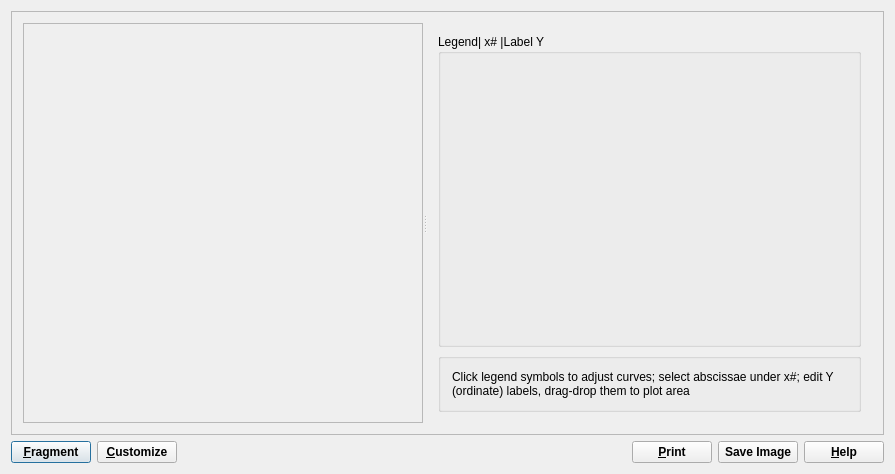
<?xml version="1.0" encoding="UTF-8"?>
<ui version="4.0">
 <class>GraphDialogData</class>
 <widget class="QDialog" name="GraphDialogData">
  <property name="windowModality">
   <enum>Qt::WindowModal</enum>
  </property>
  <property name="geometry">
   <rect>
    <x>0</x>
    <y>0</y>
    <width>895</width>
    <height>471</height>
   </rect>
  </property>
  <property name="font">
   <font>
    <pointsize>9</pointsize>
   </font>
  </property>
  <property name="windowTitle">
   <string>GEM-Selektor v.3 Graphics Dialog</string>
  </property>
  <property name="modal">
   <bool>false</bool>
  </property>
  <layout class="QGridLayout" name="gridLayout">
   <item row="0" column="0" colspan="6">
    <widget class="QFrame" name="framePrn">
     <property name="sizePolicy">
      <sizepolicy hsizetype="Expanding" vsizetype="Expanding">
       <horstretch>0</horstretch>
       <verstretch>0</verstretch>
      </sizepolicy>
     </property>
     <property name="frameShape">
      <enum>QFrame::StyledPanel</enum>
     </property>
     <property name="frameShadow">
      <enum>QFrame::Raised</enum>
     </property>
     <layout class="QHBoxLayout" name="horizontalLayout">
      <item>
       <widget class="QSplitter" name="splitter">
        <property name="orientation">
         <enum>Qt::Horizontal</enum>
        </property>
        <widget class="QFrame" name="plotFrame">
         <property name="sizePolicy">
          <sizepolicy hsizetype="Expanding" vsizetype="Expanding">
           <horstretch>0</horstretch>
           <verstretch>0</verstretch>
          </sizepolicy>
         </property>
         <property name="minimumSize">
          <size>
           <width>400</width>
           <height>400</height>
          </size>
         </property>
         <property name="frameShape">
          <enum>QFrame::StyledPanel</enum>
         </property>
         <property name="frameShadow">
          <enum>QFrame::Raised</enum>
         </property>
         <layout class="QVBoxLayout" name="verticalLayout_2">
          <property name="spacing">
           <number>0</number>
          </property>
          <property name="leftMargin">
           <number>0</number>
          </property>
          <property name="topMargin">
           <number>0</number>
          </property>
          <property name="rightMargin">
           <number>0</number>
          </property>
          <property name="bottomMargin">
           <number>0</number>
          </property>
         </layout>
        </widget>
        <widget class="QWidget" name="widget" native="true">
         <layout class="QVBoxLayout" name="verticalLayout_3">
          <item>
           <widget class="QGroupBox" name="pGrpLegend">
            <property name="sizePolicy">
             <sizepolicy hsizetype="Preferred" vsizetype="Expanding">
              <horstretch>0</horstretch>
              <verstretch>0</verstretch>
             </sizepolicy>
            </property>
            <property name="title">
             <string>Legend| x# |Label Y </string>
            </property>
            <layout class="QVBoxLayout" name="verticalLayout"/>
           </widget>
          </item>
          <item>
           <widget class="QGroupBox" name="groupBox">
            <property name="sizePolicy">
             <sizepolicy hsizetype="Preferred" vsizetype="Preferred">
              <horstretch>0</horstretch>
              <verstretch>0</verstretch>
             </sizepolicy>
            </property>
            <property name="title">
             <string/>
            </property>
            <layout class="QGridLayout">
             <item row="0" column="0">
              <widget class="QLabel" name="TextLabel1">
               <property name="sizePolicy">
                <sizepolicy hsizetype="Preferred" vsizetype="Preferred">
                 <horstretch>0</horstretch>
                 <verstretch>0</verstretch>
                </sizepolicy>
               </property>
               <property name="text">
                <string>Click legend symbols to adjust curves; select abscissae under x#; edit Y (ordinate) labels, drag-drop them to plot area</string>
               </property>
               <property name="alignment">
                <set>Qt::AlignVCenter</set>
               </property>
               <property name="wordWrap">
                <bool>true</bool>
               </property>
              </widget>
             </item>
            </layout>
           </widget>
          </item>
         </layout>
        </widget>
       </widget>
      </item>
     </layout>
    </widget>
   </item>
   <item row="1" column="0">
    <widget class="QPushButton" name="pFragmentBtn">
     <property name="sizePolicy">
      <sizepolicy hsizetype="Preferred" vsizetype="Preferred">
       <horstretch>0</horstretch>
       <verstretch>0</verstretch>
      </sizepolicy>
     </property>
     <property name="font">
      <font>
       <weight>75</weight>
       <bold>true</bold>
      </font>
     </property>
     <property name="toolTip">
      <string>Toggle between a fragment and a full plot; adjust sizes under Customize...</string>
     </property>
     <property name="text">
      <string>&amp;Fragment</string>
     </property>
     <attribute name="buttonGroup">
      <string notr="true">buttonGroup</string>
     </attribute>
    </widget>
   </item>
   <item row="1" column="1">
    <widget class="QPushButton" name="pBtn4">
     <property name="sizePolicy">
      <sizepolicy hsizetype="Preferred" vsizetype="Preferred">
       <horstretch>0</horstretch>
       <verstretch>0</verstretch>
      </sizepolicy>
     </property>
     <property name="font">
      <font>
       <weight>75</weight>
       <bold>true</bold>
      </font>
     </property>
     <property name="toolTip">
      <string>Click to customize graphics type, x and y axis, legend labels, fonts, background color</string>
     </property>
     <property name="text">
      <string>&amp;Customize</string>
     </property>
     <property name="checkable">
      <bool>false</bool>
     </property>
     <attribute name="buttonGroup">
      <string notr="true">buttonGroup</string>
     </attribute>
    </widget>
   </item>
   <item row="1" column="2">
    <spacer name="horizontalSpacer_2">
     <property name="orientation">
      <enum>Qt::Horizontal</enum>
     </property>
     <property name="sizeHint" stdset="0">
      <size>
       <width>104</width>
       <height>21</height>
      </size>
     </property>
    </spacer>
   </item>
   <item row="1" column="3">
    <widget class="QPushButton" name="pBtn3">
     <property name="sizePolicy">
      <sizepolicy hsizetype="Preferred" vsizetype="Preferred">
       <horstretch>0</horstretch>
       <verstretch>0</verstretch>
      </sizepolicy>
     </property>
     <property name="font">
      <font>
       <weight>75</weight>
       <bold>true</bold>
      </font>
     </property>
     <property name="toolTip">
      <string>Print the plot and its legend on system printers</string>
     </property>
     <property name="text">
      <string>&amp;Print</string>
     </property>
     <attribute name="buttonGroup">
      <string notr="true">buttonGroup</string>
     </attribute>
    </widget>
   </item>
   <item row="1" column="4">
    <widget class="QPushButton" name="PushButton5">
     <property name="sizePolicy">
      <sizepolicy hsizetype="Preferred" vsizetype="Preferred">
       <horstretch>0</horstretch>
       <verstretch>0</verstretch>
      </sizepolicy>
     </property>
     <property name="font">
      <font>
       <weight>75</weight>
       <bold>true</bold>
      </font>
     </property>
     <property name="toolTip">
      <string>Save the plot as graphical image in a (vector or bitmap) graphic format file</string>
     </property>
     <property name="text">
      <string>Save Image</string>
     </property>
     <attribute name="buttonGroup">
      <string notr="true">buttonGroup</string>
     </attribute>
    </widget>
   </item>
   <item row="1" column="5">
    <widget class="QPushButton" name="pHelp">
     <property name="sizePolicy">
      <sizepolicy hsizetype="Preferred" vsizetype="Preferred">
       <horstretch>0</horstretch>
       <verstretch>0</verstretch>
      </sizepolicy>
     </property>
     <property name="font">
      <font>
       <weight>75</weight>
       <bold>true</bold>
      </font>
     </property>
     <property name="toolTip">
      <string>Show help pages for this widget</string>
     </property>
     <property name="text">
      <string>&amp;Help</string>
     </property>
     <property name="shortcut">
      <string>F1</string>
     </property>
     <attribute name="buttonGroup">
      <string notr="true">buttonGroup</string>
     </attribute>
    </widget>
   </item>
  </layout>
 </widget>
 <layoutdefault spacing="6" margin="11"/>
 <tabstops>
  <tabstop>pFragmentBtn</tabstop>
  <tabstop>pBtn3</tabstop>
  <tabstop>pBtn4</tabstop>
 </tabstops>
 <resources/>
 <connections>
  <connection>
   <sender>pBtn4</sender>
   <signal>clicked()</signal>
   <receiver>GraphDialogData</receiver>
   <slot>CmLegend()</slot>
   <hints>
    <hint type="sourcelabel">
     <x>20</x>
     <y>20</y>
    </hint>
    <hint type="destinationlabel">
     <x>20</x>
     <y>20</y>
    </hint>
   </hints>
  </connection>
  <connection>
   <sender>pFragmentBtn</sender>
   <signal>clicked()</signal>
   <receiver>GraphDialogData</receiver>
   <slot>CmFragment()</slot>
   <hints>
    <hint type="sourcelabel">
     <x>20</x>
     <y>20</y>
    </hint>
    <hint type="destinationlabel">
     <x>20</x>
     <y>20</y>
    </hint>
   </hints>
  </connection>
  <connection>
   <sender>pBtn3</sender>
   <signal>clicked()</signal>
   <receiver>GraphDialogData</receiver>
   <slot>CmPrint()</slot>
   <hints>
    <hint type="sourcelabel">
     <x>20</x>
     <y>20</y>
    </hint>
    <hint type="destinationlabel">
     <x>20</x>
     <y>20</y>
    </hint>
   </hints>
  </connection>
  <connection>
   <sender>PushButton5</sender>
   <signal>clicked()</signal>
   <receiver>GraphDialogData</receiver>
   <slot>CmSave()</slot>
   <hints>
    <hint type="sourcelabel">
     <x>20</x>
     <y>20</y>
    </hint>
    <hint type="destinationlabel">
     <x>20</x>
     <y>20</y>
    </hint>
   </hints>
  </connection>
 </connections>
 <buttongroups>
  <buttongroup name="buttonGroup"/>
 </buttongroups>
</ui>
